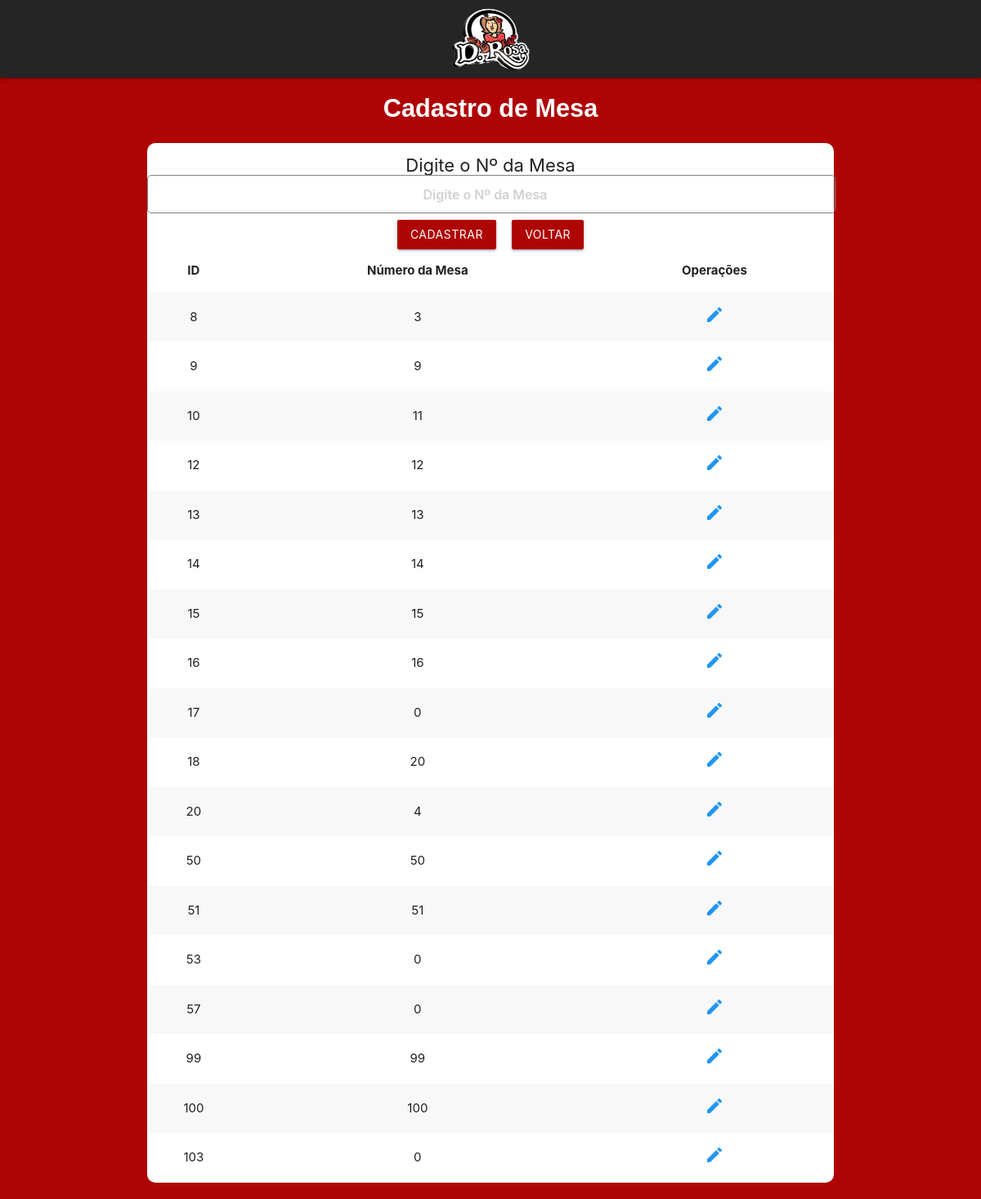
The app's page /admin/cadastromesa.php with its own data.
### tables this page shows
CREATE TABLE `mesa` (
  `idmesa` int(11) NOT NULL,
  `numero` int(11) NOT NULL,
  `status` int(11) NOT NULL
);

### php/mesa/select_mesa.php (the view)
<?php
    include '../php/conexao.php';
        try {
            $stmt = $conexao->prepare("SELECT * FROM mesa");
            if ($stmt->execute()) {
                foreach ($stmt as $res) :
                    extract($res);
                    echo '<tr>';
                    echo '<td>' . $idmesa . '</td>';
                    echo '<td>' . $numero . '</td>';
                    echo '<td>';
                    echo "<a href=\"../php/mesa/form_updatemesa.php?id=$idmesa.\"><i class=\"material-icons  blue-text accent-4\"> edit </i> </a>";
                    echo '</td>';
                    echo '</tr>';
                endforeach;
            }
        } catch (PDOException $erro) {
            echo "Erro: " . $erro->getMessage();
        }
    ?>

### css/mesa.css (style rules this page uses)
body { width: 100%!important; height: 100%!important; background-color: #af0404!important; }

### records on screen
mesa: idmesa "8", numero "3"
mesa: idmesa "9", numero "9"
mesa: idmesa "10", numero "11"
mesa: idmesa "12", numero "12"
mesa: idmesa "13", numero "13"
mesa: idmesa "14", numero "14"
mesa: idmesa "15", numero "15"
mesa: idmesa "16", numero "16"
mesa: idmesa "17", numero "0"
mesa: idmesa "18", numero "20"
mesa: idmesa "20", numero "4"
mesa: idmesa "50", numero "50"
mesa: idmesa "51", numero "51"
mesa: idmesa "53", numero "0"
mesa: idmesa "57", numero "0"
mesa: idmesa "99", numero "99"
mesa: idmesa "100", numero "100"
mesa: idmesa "103", numero "0"
